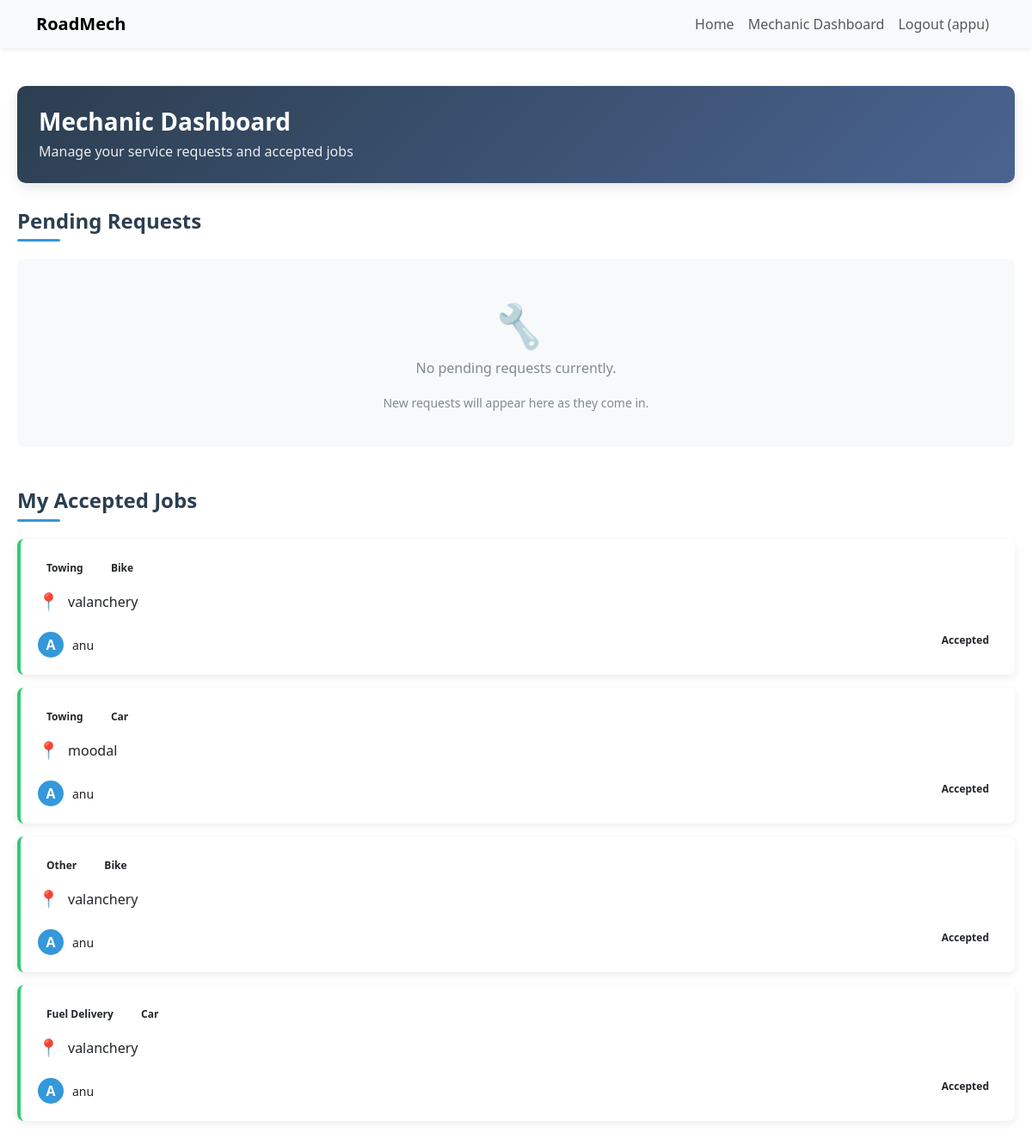
Screenshot of /accounts/mechanic/dashboard/ (signed in) with the database file from the repository.
### services/models.py (models this page shows, shortened)
class ServiceRequest(models.Model):
    VEHICLE_CHOICES = [
        ('car', 'Car'),
        ('bike', 'Bike'),
    ]
    SERVICE_CHOICES = [
        ('towing', 'Towing'),
        ('fuel', 'Fuel Delivery'),
        ('battery', 'Battery Jumpstart'),
        ('tire', 'Tire Replacement'),
        ('other', 'Other'),
    ]
    STATUS_CHOICES = [
        ('Pending', 'Pending'),
        ('Accepted', 'Accepted'),
        ('Completed', 'Completed'),
        ('Cancelled', 'Cancelled'),
    ]
    user = models.ForeignKey(User, on_delete=models.CASCADE)
    vehicle_type = models.CharField(max_length=10, choices=VEHICLE_CHOICES)
    vehicle_brand = models.CharField(max_length=50)
    vehicle_model = models.CharField(max_length=50)
    vehicle_year = models.PositiveIntegerField(
        choices=[(y, y) for y in range(1980, datetime.date.today().year + 1)]
    )
    vehicle_number = models.CharField(max_length=20)
    owner_name = models.CharField(max_length=100)
    phone_number = models.CharField(max_length=15)
    service_type = models.CharField(max_length=20, choices=SERVICE_CHOICES)
    location = models.CharField(max_length=255)
    status = models.CharField(max_length=20, choices=STATUS_CHOICES, default='Pending')
    mechanic = models.ForeignKey(
        'accounts.MechanicProfile', null=True, blank=True, on_delete=models.SET_NULL
    )
    created_at = models.DateTimeField(auto_now_add=True)

### accounts/views.py (the view)
# urls.py: path('mechanic/dashboard/', views.mechanic_dashboard, name='mechanic_dashboard'),
@login_required
def mechanic_dashboard(request):
    try:
        mp = request.user.mechanicprofile
    except Exception:
        messages.error(request, "You must register as a mechanic to view this page.")
        return redirect('home')
    pending_requests = ServiceRequest.objects.filter(status='Pending')
    my_accepted = ServiceRequest.objects.filter(mechanic=mp)
    context = {'pending_requests': pending_requests, 'my_accepted': my_accepted}
    return render(request, 'services/mechanic_dashboard.html', context)

### roadmech/context_processors.py (called while the page is built)
def user_type(request):
    if request.user.is_authenticated:
        if hasattr(request.user, "mechanicprofile"):
            return {"user_type": "mechanic"}
        return {"user_type": "user"}
    return {}

### templates/services/mechanic_dashboard.html (shortened to what this page needs)
{% extends "base.html" %}
{% block content %}
<div class="dashboard-container">
  <div class="dashboard-header">
    <h2>Mechanic Dashboard</h2>
    <p>Manage your service requests and accepted jobs</p>
  </div>
  <div class="pending-section">
    <h4 class="section-title">Pending Requests</h4>
    {% if pending_requests %}
      <div class="request-list">
        {% for r in pending_requests %}
          <div class="request-card pending">
            <div class="d-flex justify-content-between align-items-start">
              <div class="flex-grow-1">
                <span class="service-badge service-{{ r.service_type|lower }}">{{ r.get_service_type_display }}</span>
                <span class="service-badge">{{ r.get_vehicle_type_display }}</span>
                <h6 class="mt-2">{{ r.vehicle_details }}</h6>
                <div class="vehicle-info">
                  <span class="vehicle-icon">📍</span>
                  <span>{{ r.location }}</span>
                </div>
                <div class="user-info">
                  <div class="user-avatar">{{ r.user.username|first|upper }}</div>
                  <small>{{ r.user.username }}</small>
                </div>
              </div>
              <div class="text-end ms-3">
                <form method="post" action="{% url 'accept_request' r.pk %}">{% csrf_token %}
                  <button class="btn-accept">Accept Request</button>
                </form>
              </div>
            </div>
          </div>
        {% endfor %}
      </div>
    {% else %}
      <div class="empty-state">
        <i>🔧</i>
        <p>No pending requests currently.</p>
        <small>New requests will appear here as they come in.</small>
      </div>
    {% endif %}
  </div>
  <div class="accepted-section mt-5">
    <h4 class="section-title">My Accepted Jobs</h4>
    {% if my_accepted %}
      <div class="request-list">
        {% for r in my_accepted %}
          <div class="request-card accepted">
            <span class="service-badge service-{{ r.service_type|lower }}">{{ r.get_service_type_display }}</span>
            <span class="service-badge">{{ r.get_vehicle_type_display }}</span>
            <div class="vehicle-info">
              <span class="vehicle-icon">📍</span>
              <span>{{ r.location }}</span>
            </div>
            <div class="d-flex justify-content-between align-items-center mt-2">
              <div class="user-info" style="border-top: none; padding-top: 0;">
                <div class="user-avatar">{{ r.user.username|first|upper }}</div>
                <small>{{ r.user.username }}</small>
              </div>
              <span class="status-badge status-{{ r.status|lower }}">{{ r.status }}</span>
            </div>
          </div>
        {% endfor %}
      </div>
    {% else %}
      <div class="empty-state">
        <i>🛠️</i>
        <p>You haven't accepted any jobs yet.</p>
        <small>Accepted jobs will appear here for tracking.</small>
      </div>
    {% endif %}
  </div>
</div>
{% endblock %}

### templates/base.html (shortened to what this page needs)
<!doctype html>
<html lang="en">
<head>
  <link href="https://cdn.jsdelivr.net/npm/bootstrap@5.3.0/dist/css/bootstrap.min.css" rel="stylesheet">
</head>
<body>
<nav class="navbar navbar-expand-lg navbar-light bg-light shadow-sm">
  <div class="container">
    <a class="navbar-brand fw-bold" href="{% url 'home' %}">RoadMech</a>
    <div class="collapse navbar-collapse" id="navmenu">
      <ul class="navbar-nav ms-auto">
        <li class="nav-item"><a class="nav-link" href="{% url 'home' %}">Home</a></li>
        {% if user.is_authenticated %}
          {% if user.is_superuser %}
            <li class="nav-item"><a class="nav-link" href="{% url 'choose_vehicle' %}">Request Service</a></li>
            <li class="nav-item"><a class="nav-link" href="{% url 'user_dashboard' %}">My Requests</a></li>
            <li class="nav-item"><a class="nav-link" href="{% url 'mechanic_dashboard' %}">Mechanic Dashboard</a></li>
          {% elif user_type == "user" %}
            <li class="nav-item"><a class="nav-link" href="{% url 'choose_vehicle' %}">Request Service</a></li>
            <li class="nav-item"><a class="nav-link" href="{% url 'user_dashboard' %}">My Requests</a></li>
          {% elif user_type == "mechanic" %}
            <li class="nav-item"><a class="nav-link" href="{% url 'mechanic_dashboard' %}">Mechanic Dashboard</a></li>
          {% endif %}
          <li class="nav-item">
            <form action="{% url 'logout' %}" method="post" style="display:inline;">
              <button type="submit" class="btn btn-link nav-link" style="border:none; background:none;">
                Logout ({{ user.username }})
              </button>
            </form>
          </li>
        {% else %}
          <li class="nav-item"><a class="nav-link" href="{% url 'login' %}">Login</a></li>
          <li class="nav-item"><a class="nav-link" href="{% url 'register' %}">Register</a></li>
          <li class="nav-item"><a class="nav-link" href="{% url 'mechanic_register' %}">Mechanic Register</a></li>
        {% endif %}
      </ul>
    </div>
  </div>
</nav>
{% block content %}{% endblock %}
</body>
</html>

### templates/services/mechanic_dashboard.html (style rules this page uses)
.dashboard-container { max-width: 1200px; margin: 0 auto; padding: 20px; }
.dashboard-header { background: linear-gradient(135deg, #2c3e50 0%, #4a6491 100%); color: white; padding: 25px; border-radius: 10px; margin-bottom: 30px; box-shadow: 0 5px 15px rgba(0,0,0,0.1); }
.dashboard-header h2 { margin: 0; font-weight: 600; font-size: 28px; }
.dashboard-header p { margin: 5px 0 0; opacity: 0.9; }
.section-title { position: relative; padding-bottom: 10px; margin-bottom: 20px; font-weight: 600; color: #2c3e50; }
.section-title:after { content: ''; position: absolute; left: 0; bottom: 0; height: 3px; width: 50px; background: #3498db; border-radius: 3px; }
.request-card { background: white; border-radius: 8px; padding: 20px; margin-bottom: 15px; box-shadow: 0 3px 10px rgba(0,0,0,0.08); transition: all 0.3s ease; border-left: 4px solid #3498db; }
.request-card.accepted { border-left-color: #2ecc71; }
.service-badge { display: inline-block; padding: 5px 10px; border-radius: 15px; font-size: 12px; font-weight: 600; margin-right: 8px; }
.vehicle-info { display: flex; align-items: center; margin: 10px 0; }
.vehicle-icon { font-size: 20px; margin-right: 10px; color: #7f8c8d; }
.user-info { display: flex; align-items: center; margin-top: 10px; padding-top: 10px; border-top: 1px solid #f1f1f1; }
.user-avatar { width: 30px; height: 30px; border-radius: 50%; background: #3498db; color: white; display: flex; align-items: center; justify-content: center; margin-right: 10px; font-weight: bold; }
.status-badge { display: inline-block; padding: 5px 10px; border-radius: 4px; font-size: 12px; font-weight: 600; }
.empty-state { text-align: center; padding: 40px 20px; background: #f8f9fa; border-radius: 8px; color: #7f8c8d; }
.empty-state i { font-size: 50px; margin-bottom: 15px; opacity: 0.5; }

### rows the page displays
ServiceRequest: service_type "Towing", vehicle_type "Bike", location "valanchery", user.username|first "A", user.username "anu", status "Accepted"
ServiceRequest: service_type "Towing", vehicle_type "Car", location "moodal", user.username|first "A", user.username "anu", status "Accepted"
ServiceRequest: service_type "Other", vehicle_type "Bike", location "valanchery", user.username|first "A", user.username "anu", status "Accepted"
ServiceRequest: service_type "Fuel Delivery", vehicle_type "Car", location "valanchery", user.username|first "A", user.username "anu", status "Accepted"

### other values shown
{{ user.username }} "appu"
